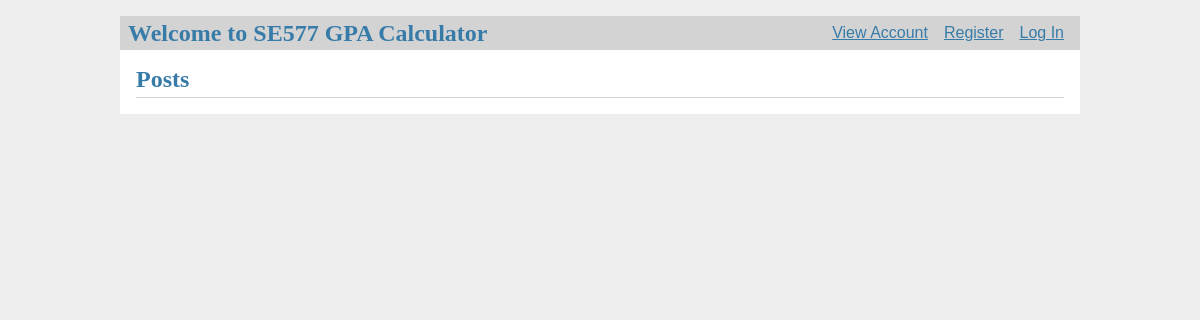
Before: / with the older database file.
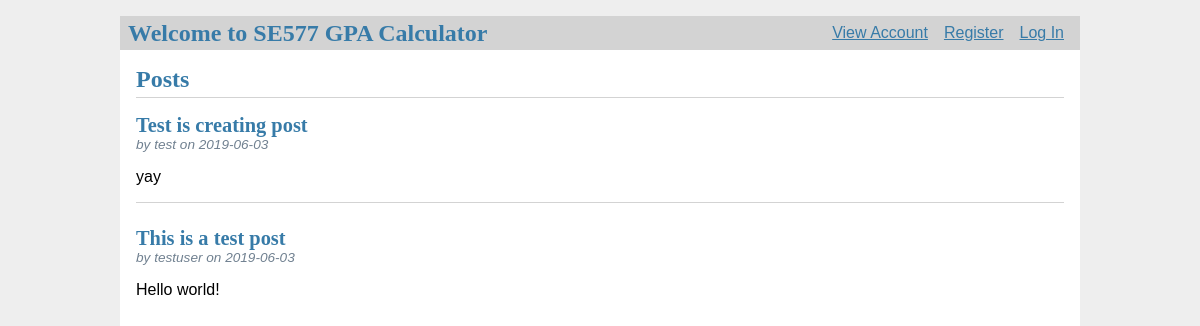
After: the same page with the newer database file.
### tables this page shows
CREATE TABLE post (
  id INTEGER PRIMARY KEY AUTOINCREMENT,
  author_id INTEGER NOT NULL,
  created TIMESTAMP NOT NULL DEFAULT CURRENT_TIMESTAMP,
  title TEXT NOT NULL,
  body TEXT NOT NULL,
  FOREIGN KEY (author_id) REFERENCES user (id)
);

CREATE TABLE user (
  id INTEGER PRIMARY KEY AUTOINCREMENT,
  username TEXT UNIQUE NOT NULL,
  password TEXT NOT NULL
);

### flaskr/calc.py (the view)
@bp.route('/')
def index():
    db = get_db()
    posts = db.execute(
        'SELECT p.id, title, body, created, author_id, username'
        ' FROM post p JOIN user u ON p.author_id = u.id'
        ' ORDER BY created DESC'
    ).fetchall()
    return render_template('calc/index.html', posts=posts)

### flaskr/auth.py (called while the page is built)
@bp.before_app_request
def load_logged_in_user():
    user_id = session.get('user_id')
    if user_id is None:
        g.user = None
    else:
        g.user = get_db().execute(
            'SELECT * FROM user WHERE id = ?', (user_id,)
        ).fetchone()

### flaskr/db.py (called while the page is built)
def get_db():
    if 'db' not in g:
        g.db = sqlite3.connect(
            current_app.config['DATABASE'],
            detect_types=sqlite3.PARSE_DECLTYPES
        )
        g.db.row_factory = sqlite3.Row
    return g.db

### flaskr/templates/calc/index.html (shortened to what this page needs)
{% extends 'base.html' %}
{% block header %}
  <h1>{% block title %}Posts{% endblock %}</h1>
{% endblock %}
{% block content %}
  {% for post in posts %}
    <article class="post">
      <header>
        <div>
          <h1>{{ post['title'] }}</h1>
          <div class="about">by {{ post['username'] }} on {{ post['created'].strftime('%Y-%m-%d') }}</div>
        </div>
      </header>
      <p class="body">{{ post['body'] }}</p>
    </article>
    {% if not loop.last %}
      <hr>
    {% endif %}
  {% endfor %}
{% endblock %}

### flaskr/templates/base.html (shortened to what this page needs)
<!doctype html>
<link rel="stylesheet" href="{{ url_for('static', filename='style.css') }}">
<nav>
  <h1>Welcome to SE577 GPA Calculator</h1>
  <ul>
	<li><a href="{{ url_for('calc.viewClasses') }}">View Account</a>
    {% if g.user %}
      <li><span>{{ g.user['username'] }}</span>
      <li><a href="{{ url_for('auth.logout') }}">Log Out</a>
    {% else %}
      <li><a href="{{ url_for('auth.register') }}">Register</a>
      <li><a href="{{ url_for('auth.login') }}">Log In</a>
    {% endif %}
  </ul>
</nav>
<section class="content">
  <header>
    {% block header %}{% endblock %}
  </header>
  {% block content %}{% endblock %}
</section>

### flaskr/static/style.css (style rules this page uses)
h1 { font-family: serif; color: #377ba8; margin: 1rem 0; }
a { color: #377ba8; }
hr { border: none; border-top: 1px solid lightgray; }
nav { background: lightgray; display: flex; align-items: center; padding: 0 0.5rem; }
nav h1 { flex: auto; margin: 0; }
nav ul { display: flex; list-style: none; margin: 0; padding: 0; }
nav ul li a, nav ul li span, header .action { display: block; padding: 0.5rem; }
.content { padding: 0 1rem 1rem; }
.content > header { border-bottom: 1px solid lightgray; display: flex; align-items: flex-end; }
.content > header h1 { flex: auto; margin: 1rem 0 0.25rem 0; }
.post > header { display: flex; align-items: flex-end; font-size: 0.85em; }
.post > header > div:first-of-type { flex: auto; }
.post > header h1 { font-size: 1.5em; margin-bottom: 0; }
.post .about { color: slategray; font-style: italic; }
.post .body { white-space: pre-line; }
.content:last-child { margin-bottom: 0; }

Changed rows visible on the page:
added post: title "Test is creating post", username "test", created "2019-06-03", body "yay"
added post: title "This is a test post", username "testuser", created "2019-06-03", body "Hello world!"
